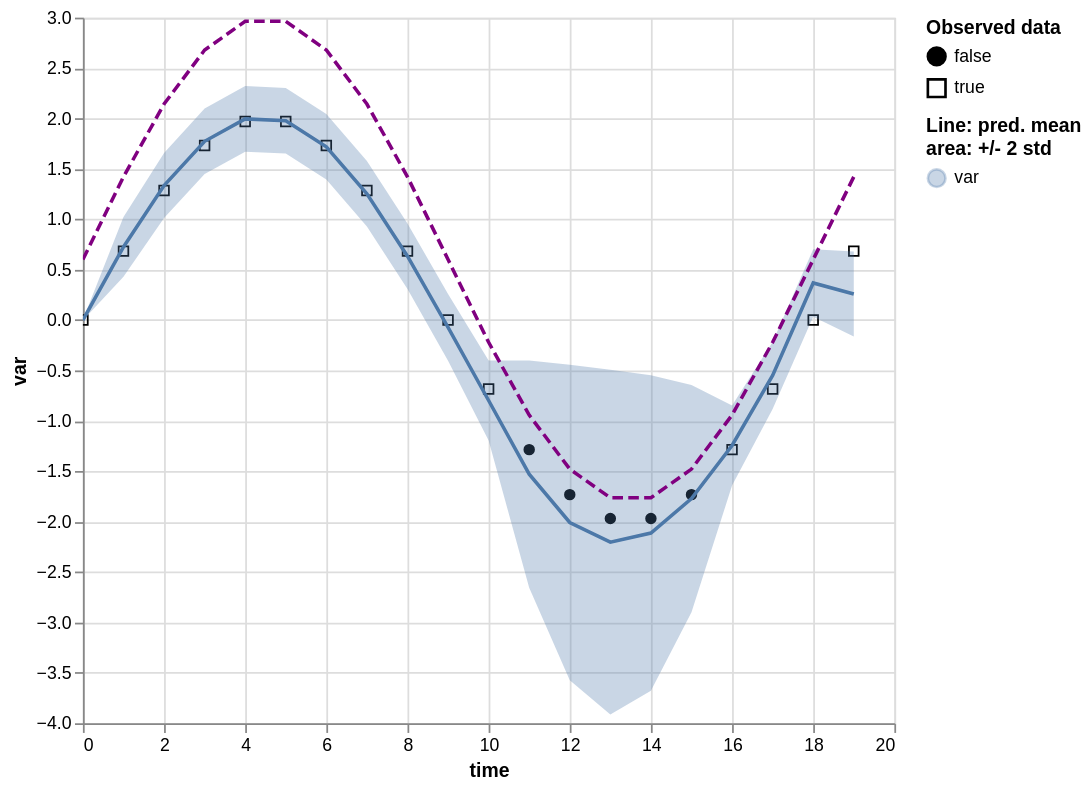

The specification (Vega-Lite) saved for this image:
### Vega-Lite specification from a JSON file in a GitHub repository (floating-point values rounded to 4 significant figures)
{"$schema": "https://vega.github.io/schema/vega-lite/v5.2.0.json", "config": {"view": {"continuousHeight": 300, "continuousWidth": 400}}, "data": {"name": "data-9891eb9e62cc056deca92f59f7154e45"}, "datasets": {"data-50d12b4b49a06754db1631f7cbc696ff": [{"col": "control", "contr": 0.6, "time": 0}, {"col": "control", "contr": 1.421, "time": 1}, {"col": "control", "contr": 2.143, "time": 2}, {"col": "control", "contr": 2.678, "time": 3}, {"col": "control", "contr": 2.964, "time": 4}, {"col": "control", "contr": 2.964, "time": 5}, {"col": "control", "contr": 2.678, "time": 6}, {"col": "control", "contr": 2.143, "time": 7}, {"col": "control", "contr": 1.421, "time": 8}, {"col": "control", "contr": 0.6, "time": 9}, {"col": "control", "contr": -0.2208, "time": 10}, {"col": "control", "contr": -0.9427, "time": 11}, {"col": "control", "contr": -1.478, "time": 12}, {"col": "control", "contr": -1.764, "time": 13}, {"col": "control", "contr": -1.764, "time": 14}, {"col": "control", "contr": -1.478, "time": 15}, {"col": "control", "contr": -0.9427, "time": 16}, {"col": "control", "contr": -0.2208, "time": 17}, {"col": "control", "contr": 0.6, "time": 18}, {"col": "control", "contr": 1.421, "time": 19}], "data-9891eb9e62cc056deca92f59f7154e45": [{"err_high": 0.002018, "err_low": -0.002003, "is_present": true, "mean": 7.448e-06, "std": 0.001005, "time": 0, "value": 0.0, "variable": "var"}, {"err_high": 1.022, "err_low": 0.4286, "is_present": true, "mean": 0.7255, "std": 0.1485, "time": 1, "value": 0.684, "variable": "var"}, {"err_high": 1.657, "err_low": 1.011, "is_present": true, "mean": 1.334, "std": 0.1614, "time": 2, "value": 1.286, "variable": "var"}, {"err_high": 2.098, "err_low": 1.448, "is_present": true, "mean": 1.773, "std": 0.1626, "time": 3, "value": 1.732, "variable": "var"}, {"err_high": 2.321, "err_low": 1.67, "is_present": true, "mean": 1.996, "std": 0.1627, "time": 4, "value": 1.97, "variable": "var"}, {"err_high": 2.302, "err_low": 1.651, "is_present": true, "mean": 1.977, "std": 0.1627, "time": 5, "value": 1.97, "variable": "var"}, {"err_high": 2.044, "err_low": 1.393, "is_present": true, "mean": 1.719, "std": 0.1627, "time": 6, "value": 1.732, "variable": "var"}, {"err_high": 1.578, "err_low": 0.9273, "is_present": true, "mean": 1.253, "std": 0.1627, "time": 7, "value": 1.286, "variable": "var"}, {"err_high": 0.9589, "err_low": 0.307, "is_present": true, "mean": 0.6329, "std": 0.163, "time": 8, "value": 0.684, "variable": "var"}, {"err_high": 0.2595, "err_low": -0.4037, "is_present": true, "mean": -0.07209, "std": 0.1658, "time": 9, "value": -1.748e-07, "variable": "var"}, {"err_high": -0.4023, "err_low": -1.194, "is_present": true, "mean": -0.7983, "std": 0.198, "time": 10, "value": -0.684, "variable": "var"}, {"err_high": -0.4022, "err_low": -2.655, "is_present": false, "mean": -1.529, "std": 0.5633, "time": 11, "value": -1.286, "variable": "var"}, {"err_high": -0.4436, "err_low": -3.573, "is_present": false, "mean": -2.008, "std": 0.7825, "time": 12, "value": -1.732, "variable": "var"}, {"err_high": -0.4921, "err_low": -3.914, "is_present": false, "mean": -2.203, "std": 0.8555, "time": 13, "value": -1.97, "variable": "var"}, {"err_high": -0.5478, "err_low": -3.678, "is_present": false, "mean": -2.113, "std": 0.7825, "time": 14, "value": -1.97, "variable": "var"}, {"err_high": -0.6451, "err_low": -2.898, "is_present": false, "mean": -1.772, "std": 0.5633, "time": 15, "value": -1.732, "variable": "var"}, {"err_high": -0.8485, "err_low": -1.641, "is_present": true, "mean": -1.245, "std": 0.198, "time": 16, "value": -1.286, "variable": "var"}, {"err_high": -0.2176, "err_low": -0.8824, "is_present": true, "mean": -0.55, "std": 0.1662, "time": 17, "value": -0.684, "variable": "var"}, {"err_high": 0.7025, "err_low": 0.03355, "is_present": true, "mean": 0.368, "std": 0.1672, "time": 18, "value": 3.497e-07, "variable": "var"}, {"err_high": 0.6798, "err_low": -0.1643, "is_present": true, "mean": 0.2577, "std": 0.211, "time": 19, "value": 0.684, "variable": "var"}]}, "height": 400, "layer": [{"encoding": {"fill": {"field": "is_present", "legend": {"title": ["Observed data"]}, "scale": {"range": ["black", "#ffffff00"]}, "type": "nominal"}, "shape": {"field": "is_present", "type": "nominal"}, "x": {"axis": {"domain": true, "labels": true, "ticks": true, "title": "time"}, "field": "time", "type": "quantitative"}, "y": {"field": "value", "scale": {"zero": false}, "title": "var", "type": "quantitative"}}, "mark": {"color": "black", "fillOpacity": 1, "strokeWidth": 1, "type": "point"}}, {"encoding": {"color": {"field": "variable", "legend": {"title": ["Line: pred. mean", "area: +/- 2 std"]}, "type": "nominal"}, "x": {"field": "time", "type": "quantitative"}, "y": {"field": "err_low", "scale": {"zero": false}, "title": "var", "type": "quantitative"}, "y2": {"field": "err_high"}}, "mark": "errorband", "name": "view_4"}, {"encoding": {"color": {"field": "variable", "type": "nominal"}, "x": {"field": "time", "type": "quantitative"}, "y": {"field": "mean", "scale": {"zero": false}, "title": "var", "type": "quantitative"}}, "mark": "line"}, {"data": {"name": "data-50d12b4b49a06754db1631f7cbc696ff"}, "encoding": {"x": {"field": "time", "type": "quantitative"}, "y": {"field": "contr", "type": "quantitative"}}, "mark": {"color": "purple", "strokeDash": [6, 3], "type": "line"}}], "params": [{"bind": "scales", "name": "param_13", "select": {"type": "interval"}, "views": ["view_4"]}], "title": "", "width": 460}
